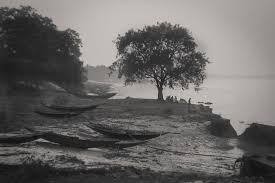
#> input picture PCD/pcddilab-master/TI22E 2024/sesi2dan4/kontras.jpg, 275 x 183 px
$ python index.py
#> lines starting #> are read from the running program, lines starting #| are printed output that depends on the picture
import imageio.v2 as img
import numpy as np
import matplotlib.pyplot as plt

def contrast(image, factor):
    mean = 128
    img_contrast = image.astype(np.float32)
    img_contrast = mean + factor * (img_contrast - mean)
    img_contrast = np.clip(img_contrast, 0, 255)

    return img_contrast.astype(np.uint8)

def blend(image1,f1,image2,f2):
    img1 = image1.astype(np.float32)
    img2 = image2.astype(np.float32)

    result = (img1 * f1) + (img2 * f2)
    result = np.clip(result,0,256)

    return result.astype(np.uint8)

path = "kontras.jpg"
path2 = "kontras beda.jpg"

image = img.imread(path)
#> image is the input picture: shape (183, 275, 3); mean R, G, B 105, 102.9, 101.4
image2 = img.imread(path2)
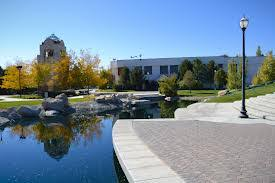
#> input picture PCD/pcddilab-master/TI22E 2024/sesi2dan4/kontras beda.jpg, 275 x 183 px
#> image2 is the input picture: shape (183, 275, 3); mean R, G, B 119.5, 140.9, 158.1

hist, bins = np.histogram(image.flatten(), bins=256, range=[0, 256])
#> hist = 256 values, max 1938 at index 47, min 0 at index 0, mean 589.7; bins = 257 values from 0 to 256

imgContrast = contrast(image, 1.5)
#> in contrast, `img_contrast = mean + factor * (img_contrast - mean)`:
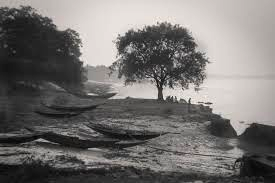
#> img_contrast: shape (183, 275, 3) float32; mean R, G, B 93.5, 90.4, 88.1; drawn with min black and max white
#> in contrast, `img_contrast = np.clip(img_contrast, 0, 255)`:
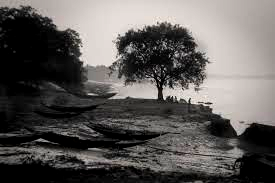
#> img_contrast: shape (183, 275, 3) float32; mean R, G, B 95.3, 92.1, 89.9
hist_c, bins_c = np.histogram(imgContrast.flatten(), bins=256, range=[0, 256])
#> hist_c = 256 values, max 22611 at index 0, min 0 at index 1, mean 589.7; bins_c = 257 values from 0 to 256

plt.figure(figsize=(3, 3))

plt.subplot(3, 2, 1)
plt.imshow(image)
plt.title('sebelum kontras')
plt.axis('off')

plt.subplot(3, 2, 2)
plt.imshow(imgContrast)
plt.title('setelah Kontrast')
plt.axis('off')

plt.subplot(3, 2, 3)
# plt.bar(bins[:-1], hist, width=1, color='black')
plt.plot(hist)
plt.title('sebelum kontras Histogram')
# plt.xlim([0, 256])

plt.subplot(3, 2, 4)
# plt.bar(bins_c[:-1], hist_c, width=1, color='black')
plt.plot(hist_c)
plt.title('Seudah Kontrast Histogram')
# plt.xlim([0, 256])

plt.subplot(3,2,5)
plt.imshow(blend(image,1,image2,1))
#> in blend, `result = (img1 * f1) + (img2 * f2)`:
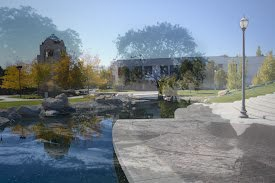
#> result: shape (183, 275, 3) float32; mean R, G, B 224.5, 243.8, 259.5; drawn with min black and max white
#> in blend, `result = np.clip(result,0,256)`:
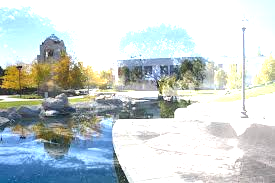
#> result: shape (183, 275, 3) float32; mean R, G, B 203.4, 212.1, 212; drawn with min black and max white
#> in blend, `return result.astype(np.uint8)`:
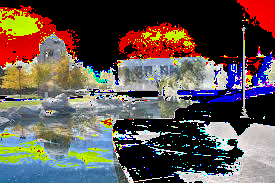
#> returned value: shape (183, 275, 3); mean of channels 0, 1, 2 97, 85.3, 80; drawn as R, G, B

plt.show()
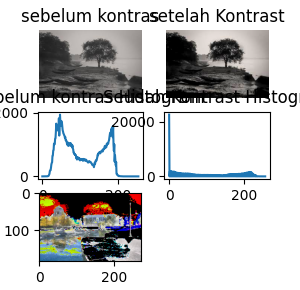
#> figure drawn by matplotlib, 5 panels; panel 3: curve peaks at x = 47, y = 1938; panel 4: curve peaks at x = 0, y = 22611
